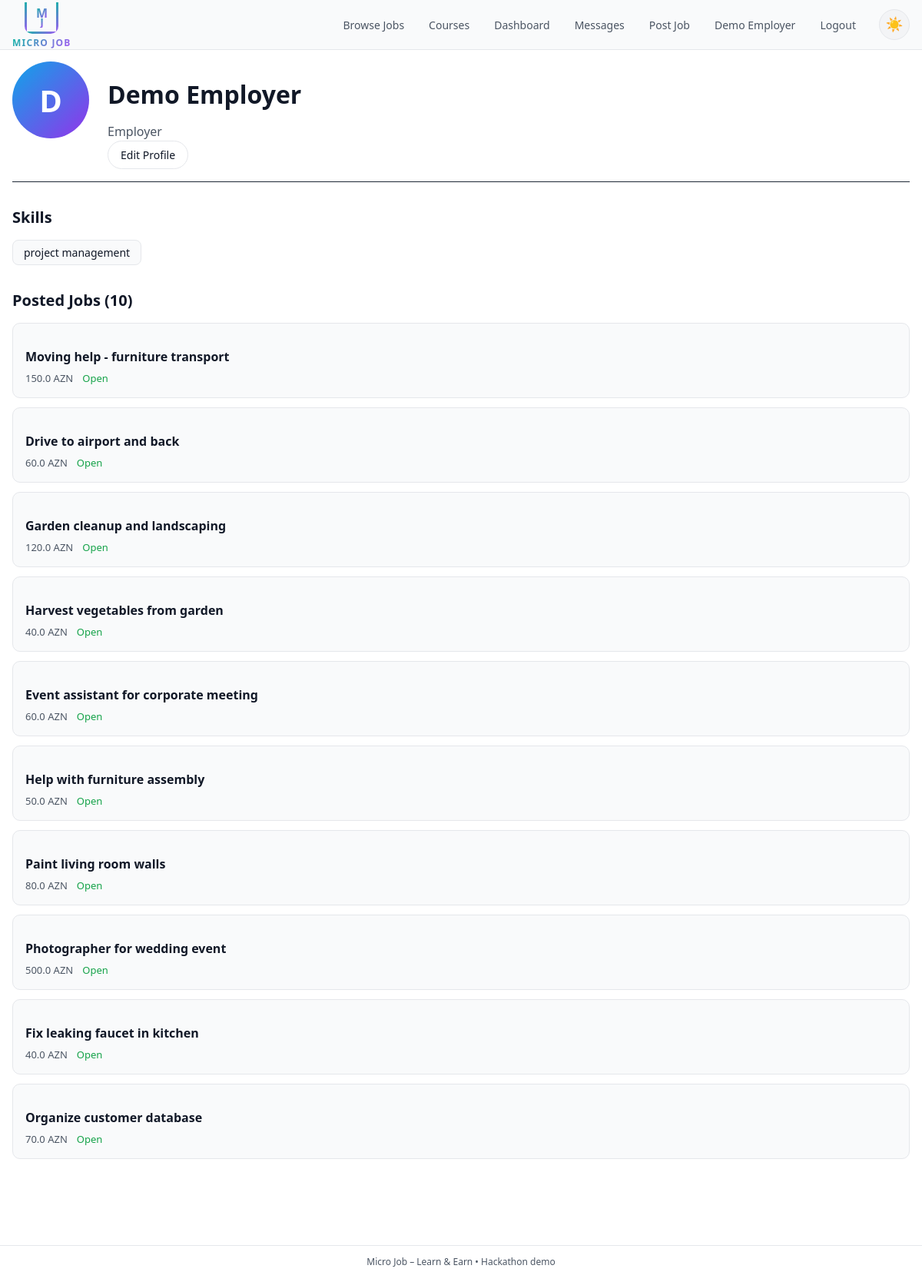
Screenshot of /profile/1 (signed in) with the database file from the repository.
### app.py (models this page shows, shortened)
class User(db.Model):
    id = db.Column(db.Integer, primary_key=True)
    name = db.Column(db.String(120), nullable=False)
    email = db.Column(db.String(120), unique=True, nullable=False)
    password_hash = db.Column(db.String(200), nullable=False)
    role = db.Column(db.String(20), nullable=False)
    skills = db.Column(db.String(200))
    bio = db.Column(db.Text)
    avatar = db.Column(db.String(200))
    location = db.Column(db.String(100))
    created_at = db.Column(db.DateTime, default=datetime.utcnow)
    tasks_posted = db.relationship('Task', backref='employer', foreign_keys='Task.employer_id')
    tasks_taken  = db.relationship('Task', backref='worker', foreign_keys='Task.worker_id')
    bids = db.relationship('Bid', backref='worker', lazy=True)
    reviews_received = db.relationship('Review', backref='reviewee', foreign_keys='Review.reviewee_id')
    reviews_given = db.relationship('Review', backref='reviewer', foreign_keys='Review.reviewer_id')
    sent_messages = db.relationship('Message', backref='sender', foreign_keys='Message.sender_id')
    received_messages = db.relationship('Message', backref='receiver', foreign_keys='Message.receiver_id')

class Task(db.Model):
    id = db.Column(db.Integer, primary_key=True)
    title = db.Column(db.String(200), nullable=False)
    description = db.Column(db.Text, nullable=False)
    budget_azn = db.Column(db.Float, nullable=False)
    category = db.Column(db.String(120))
    mode = db.Column(db.String(20))
    status = db.Column(db.String(20), default='open')
    created_at = db.Column(db.DateTime, default=datetime.utcnow)
    required_skill = db.Column(db.String(120))
    difficulty = db.Column(db.String(20))
    employer_id = db.Column(db.Integer, db.ForeignKey('user.id'))
    worker_id   = db.Column(db.Integer, db.ForeignKey('user.id'))
    accepted_bid_id = db.Column(db.Integer, db.ForeignKey('bid.id'), nullable=True)
    bids = db.relationship('Bid', primaryjoin='Task.id == Bid.task_id', backref='task', lazy=True, cascade='all, delete-orphan')
    accepted_bid = db.relationship('Bid', foreign_keys=[accepted_bid_id], uselist=False, post_update=True)
    reviews = db.relationship('Review', backref='task', lazy=True)

### app.py (the view)
@app.route('/profile/<int:user_id>')
def profile(user_id):
    profile_user = User.query.get_or_404(user_id)
    user = current_user()
    if profile_user.role == 'employer':
        tasks = Task.query.filter_by(employer_id=user_id).order_by(Task.created_at.desc()).limit(10).all()
    else:
        tasks = Task.query.filter_by(worker_id=user_id).order_by(Task.created_at.desc()).limit(10).all()
    reviews = Review.query.filter_by(reviewee_id=user_id).order_by(Review.created_at.desc()).all()
    return render_template('profile.html', profile_user=profile_user, user=user, tasks=tasks, reviews=reviews)

### app.py (called while the page is built)
def current_user():
    if 'user_id' in session:
        return User.query.get(session['user_id'])
    return None

### templates/profile.html (shortened to what this page needs)
{% extends "base.html" %}
{% block content %}
<div class="profile-header">
  <div class="profile-avatar">
    <div class="avatar-circle">{{ profile_user.name[0].upper() }}</div>
  </div>
  <div class="profile-info">
    <h1>{{ profile_user.name }}</h1>
    <p class="profile-role">{{ profile_user.role|title }}</p>
    {% if user and user.id == profile_user.id %}
      <a href="{{ url_for('edit_profile') }}" class="btn-secondary">Edit Profile</a>
    {% endif %}
  </div>
</div>
{% if profile_user.skills %}
<div class="profile-section">
  <h2>Skills</h2>
  <div class="skills-list">
    {% for skill in profile_user.skills.split(',') %}
      <span class="skill-tag">{{ skill.strip() }}</span>
    {% endfor %}
  </div>
</div>
{% endif %}
{% if tasks %}
<div class="profile-section">
  <h2>{{ 'Posted Jobs' if profile_user.role == 'employer' else 'Completed Jobs' }} ({{ tasks|length }})</h2>
  <div class="tasks-list">
    {% for t in tasks %}
      <a href="{{ url_for('task_detail', task_id=t.id) }}" class="task-card-small">
        <h3>{{ t.title }}</h3>
        <div class="task-meta-small">
          <span>{{ t.budget_azn }} AZN</span>
          <span class="status-{{ t.status }}">{{ t.status|title }}</span>
        </div>
      </a>
    {% endfor %}
  </div>
</div>
{% endif %}
{% endblock %}

### templates/base.html (shortened to what this page needs)
<!DOCTYPE html>
<html lang="en" data-theme="dark">
<head>
  <link rel="stylesheet" href="{{ url_for('static', filename='style.css') }}">
</head>
<body>
  <header class="topbar">
    <a href="{{ url_for('index') }}" class="logo">
      <div class="logo-container">
        <div class="logo-square">
          <div class="logo-letters">
            <span class="logo-m">M</span>
            <span class="logo-j">J</span>
          </div>
        </div>
        <div class="logo-main-text">MICRO JOB</div>
      </div>
    </a>
    <nav class="nav-links">
      <a href="{{ url_for('index') }}">Browse Jobs</a>
      <a href="{{ url_for('courses') }}">Courses</a>
      {% if user %}
        <a href="{{ url_for('dashboard') }}">Dashboard</a>
        <a href="{{ url_for('messages') }}">Messages</a>
        {% if user.role == 'employer' %}
          <a href="{{ url_for('new_task') }}">Post Job</a>
        {% endif %}
        <a href="{{ url_for('profile', user_id=user.id) }}">{{ user.name }}</a>
        <a href="{{ url_for('logout') }}">Logout</a>
      {% else %}
        <a href="{{ url_for('login') }}">Login</a>
        <a href="{{ url_for('register') }}">Sign Up</a>
      {% endif %}
      <button class="theme-toggle" id="theme-toggle" aria-label="Toggle theme">
        <span id="theme-icon">🌙</span>
      </button>
    </nav>
  </header>
  <main class="container">
    {% block content %}{% endblock %}
  </main>
  <footer class="footer">
    <span>Micro Job – Learn &amp; Earn • Hackathon demo</span>
  </footer>
</body>
</html>

### rows the page displays
User: name "Demo Employer", name "D", role "Employer", strip "project management", role "Posted Jobs"
Task: title "Moving help - furniture transport", budget_azn "150.0", status "Open"
Task: title "Drive to airport and back", budget_azn "60.0", status "Open"
Task: title "Garden cleanup and landscaping", budget_azn "120.0", status "Open"
Task: title "Harvest vegetables from garden", budget_azn "40.0", status "Open"
Task: title "Event assistant for corporate meeting", budget_azn "60.0", status "Open"
Task: title "Help with furniture assembly", budget_azn "50.0", status "Open"
Task: title "Paint living room walls", budget_azn "80.0", status "Open"
Task: title "Photographer for wedding event", budget_azn "500.0", status "Open"
Task: title "Fix leaking faucet in kitchen", budget_azn "40.0", status "Open"
Task: title "Organize customer database", budget_azn "70.0", status "Open"

### other values shown
{{ tasks|length }} "10"
